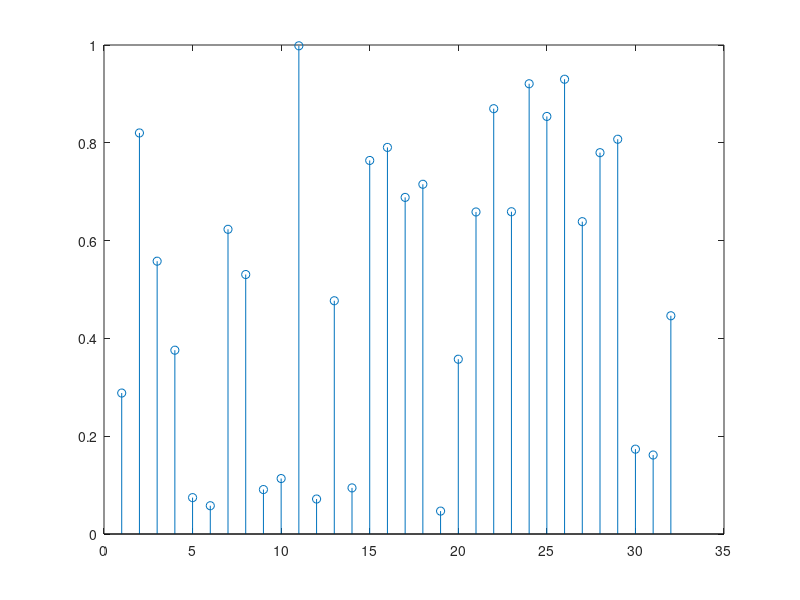

Write the MATLAB code that produced this figure. (Note: this script raises an error after producing the figure.)
clear;
clc;
close all;

a = 1;
%% block 1
A = rand(1, 32);

figure(a);
stem(A);
a = a + 1;

X = ifft(A) * length(A);

X_cp = cpAdder(X);
%% block 3

% frequency of carrier signal
wc = 10^8;

% transmission signal
[S, t] = trans(X_cp, wc);
%% channel

hn = [0.5, 0, 0, 0.4, 0, 0.35, 0.3, 0];
h = upsample(hn, 500);

% received signal
HS = conv(S, h);

%% block 4

% demodulated signal
DS = demodulator(HS, wc);

figure(a);
plot(linspace(0, (length(DS) - 1) * (10^(-9)), length(DS)), DS);
a = a + 1;


[Hh,w] = ctft(DS,10^9);
figure(a);
plot(w,abs(Hh));
a = a + 1;

SN = ADC(DS, 500);

figure(a);
stem(SN);
a = a + 1;

DS = SN(9:9+63);
DS = downsample(DS, 2);

y = fft(DS) ./ length(DS);

figure(a);
stem(y);
a = a + 1;

% get information of Hn
% giving test signal [1 ... 1]

TA = ones(1, length(A));

TX = ifft(TA) .* length(TA);
TX_cp = cpAdder(TX);
[TS, tt] = trans(TX_cp, wc);
TH = conv(TS, h);
TDS = demodulator(TH, wc);
TSN = ADC(TDS, 500);
TSNA = TSN(9:9+64-1);
TSNB = downsample(TSNA, 2);

RN = fft(TSNB)./length(TSNB);

Hn = RN./TA;

figure(a);
stem(Hn);
a = a + 1;


AS = y./Hn;

figure(a);
stem(AS);
hold on;
stem(A);
a = a + 1;
